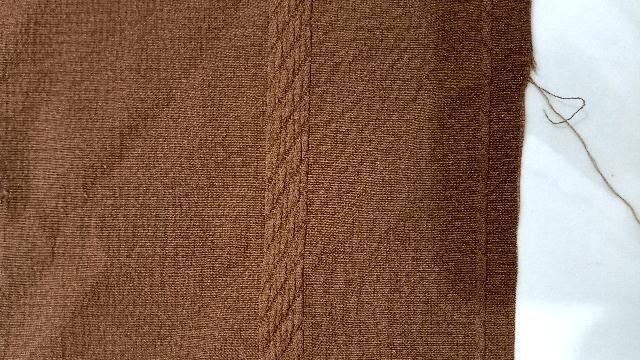
#> input picture storage/uploads/1d71f96a-dd07-4bd0-9e42-2535bff9dc17_IMG_20260505_223824_jpg.rf.ccd64315735d4eddbf0f2c44a2bed2b9.jpg, 640 x 360 px
$ python -i image_processing.py   (imports and definitions only)
#> lines starting #> are read from the running program, lines starting #| are printed output that depends on the picture
#> further down, picture is the input picture: PIL image 640x360 RGB; mean R, G, B 134.9, 103.4, 85.3
"""
Image preprocessing service for fabric texture enhancement and analysis.
"""

from pathlib import Path
from PIL import Image
import numpy as np

def apply_clahe(image: Image.Image) -> Image.Image:
    """
    Applies Contrast-Limited Adaptive Histogram Equalization (CLAHE)
    to enhance yarn and weave micro-contrasts under varying industrial illumination.
    """
    try:
        import cv2
        np_img = np.array(image.convert("RGB"))
        lab = cv2.cvtColor(np_img, cv2.COLOR_RGB2LAB)
#> lab: shape (360, 640, 3); mean of channels 0, 1, 2 116.5, 139.7, 144.4
        l, a, b = cv2.split(lab)
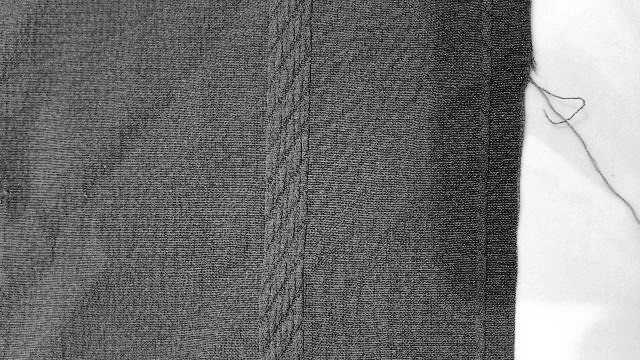
#> l: shape (360, 640); min 5, max 255, mean 116.5
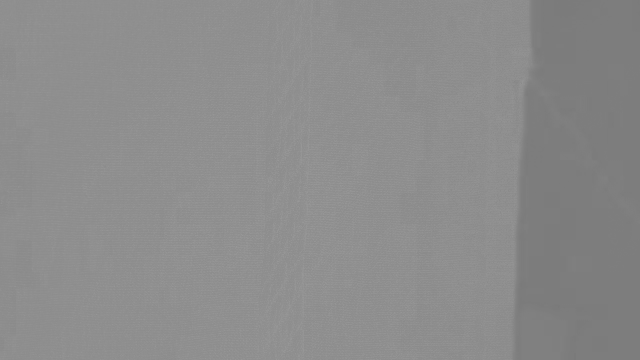
#> a: shape (360, 640); min 121, max 152, mean 139.7

        clahe = cv2.createCLAHE(clipLimit=2.0, tileGridSize=(8, 8))
        cl = clahe.apply(l)
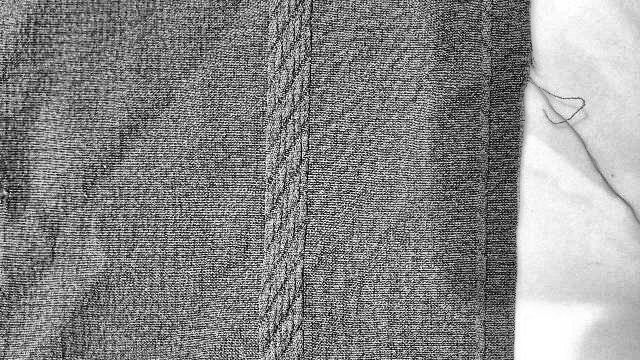
#> cl: shape (360, 640); min 1, max 255, mean 136.5

        limg = cv2.merge((cl, a, b))
#> limg: shape (360, 640, 3); mean of channels 0, 1, 2 136.5, 139.7, 144.4
        enhanced = cv2.cvtColor(limg, cv2.COLOR_LAB2RGB)
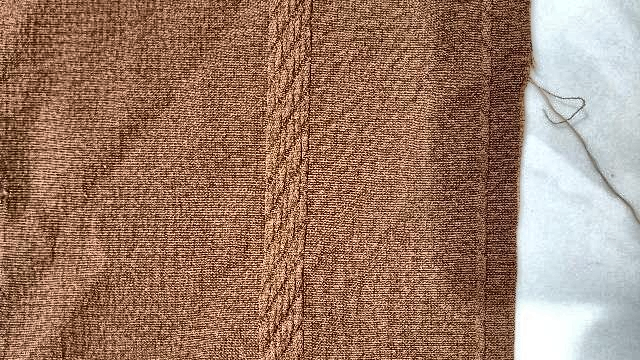
#> enhanced: shape (360, 640, 3); mean R, G, B 156.3, 123.4, 104.9
        return Image.fromarray(enhanced)
    except Exception:
        # Fallback if cv2 is not present or fails
        return image

def preprocess_image_for_model(image: Image.Image, target_size: int = 640) -> Image.Image:
    """
    Resizes image with letterbox padding to preserve textile yarn aspect ratio.
    """
    w, h = image.size
    scale = min(target_size / w, target_size / h)
    nw, nh = int(w * scale), int(h * scale)

    resized = image.resize((nw, nh), Image.Resampling.BILINEAR)
    new_image = Image.new("RGB", (target_size, target_size), (128, 128, 128))
    new_image.paste(resized, ((target_size - nw) // 2, (target_size - nh) // 2))
    return new_image

def save_processed_image(image: Image.Image, output_path: Path) -> str:
    """Saves image to disk and returns string path."""
    output_path.parent.mkdir(parents=True, exist_ok=True)
    image.save(output_path, quality=92)
    return str(output_path)

>>> from PIL import Image
>>> picture = Image.open('../../../storage/uploads/1d71f96a-dd07-4bd0-9e42-2535bff9dc17_IMG_20260505_223824_jpg.rf.ccd64315735d4eddbf0f2c44a2bed2b9.jpg')
>>> result = apply_clahe(picture)

$ run again, on storage/uploads/5d729475-d54f-422a-9af8-713aa0bbd3c5_IMG_20260505_223601_jpg.rf.bff6971ba3a4b347f5dbddf3024381b2.jpg
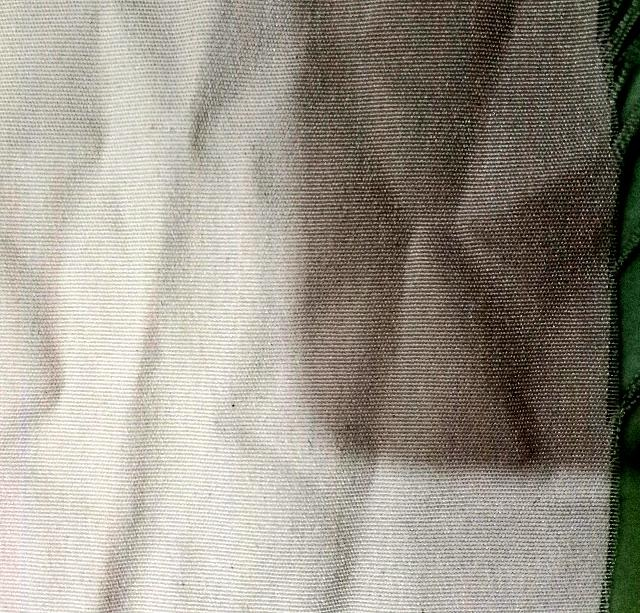
#> input picture storage/uploads/5d729475-d54f-422a-9af8-713aa0bbd3c5_IMG_20260505_223601_jpg.rf.bff6971ba3a4b347f5dbddf3024381b2.jpg, 640 x 613 px
#> picture is the input picture: PIL image 640x613 RGB; mean R, G, B 154.2, 148.7, 138.2
#> lab: shape (613, 640, 3); mean of channels 0, 1, 2 154.4, 128.3, 134.5
#> in apply_clahe, `l, a, b = cv2.split(lab)`:
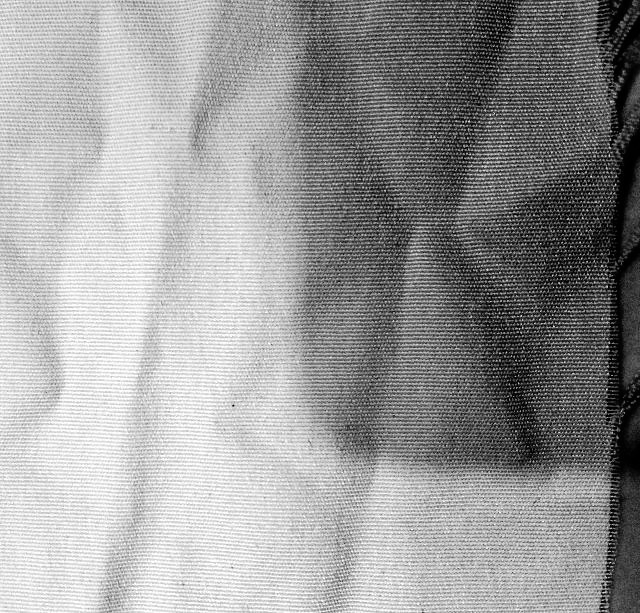
#> l: shape (613, 640); min 0, max 255, mean 154.4
#> limg: shape (613, 640, 3); mean of channels 0, 1, 2 144.6, 128.3, 134.5
#> in apply_clahe, `enhanced = cv2.cvtColor(limg, cv2.COLOR_LAB2RGB)`:
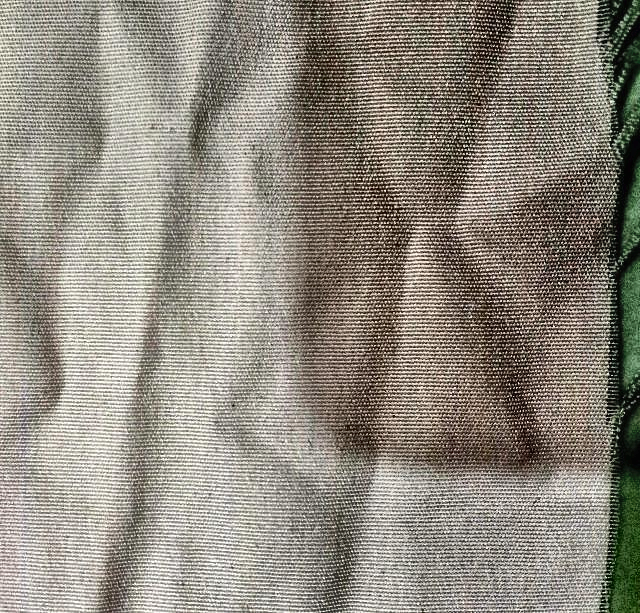
#> enhanced: shape (613, 640, 3); mean R, G, B 143.9, 138.3, 127.7
